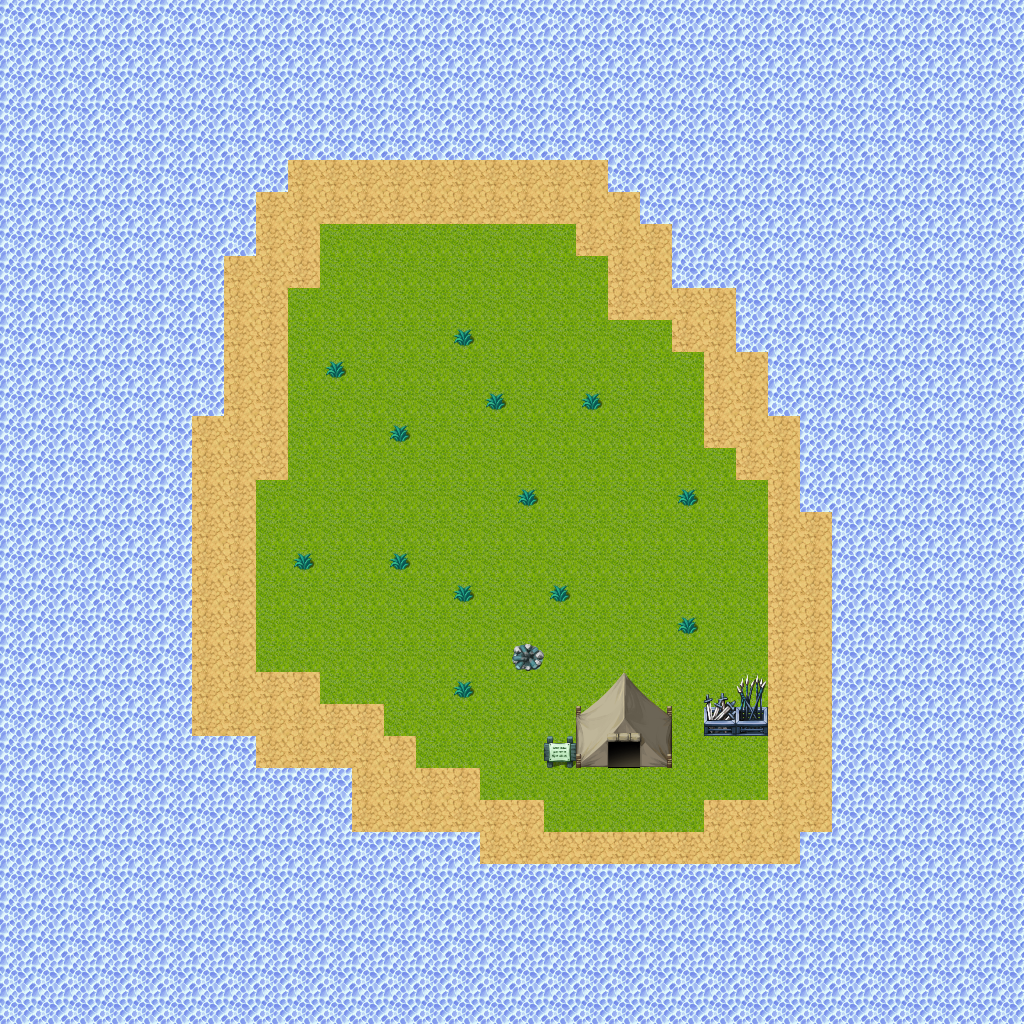

A level layout from a 2D game, rendered from its tile map. Below: a short description, then the map file with tile-grid data replaced by summaries:
An orthogonal 32x32 tile map with 32x32 px tiles, 4 tile layers (Terrain Layer, Decoration Layer, Collision Layer, Top Layer), 2 tilesets.

<map version="1.0" orientation="orthogonal" renderorder="right-up" width="32" height="32" tilewidth="32" tileheight="32" nextobjectid="1">
 <tileset firstgid="1" name="variousTiles" tilewidth="32" tileheight="32" tilecount="128">
  <image source="variousTiles.png" width="256" height="512" />
 </tileset>
 <tileset firstgid="129" name="treeTiles" tilewidth="32" tileheight="32" tilecount="256">
  <image source="treeTiles.png" width="512" height="512" />
 </tileset>
 <layer name="Terrain Layer" width="32" height="32">
  <data>[1024 cells, 1024 non-empty, 4 distinct tile ids]</data>
 </layer>
 <layer name="Decoration Layer" width="32" height="32">
  <data>[1024 cells, 14 non-empty, 2 distinct tile ids]</data>
 </layer>
 <layer name="Collision Layer" width="32" height="32">
  <data>[1024 cells, 96 non-empty, 9 distinct tile ids]</data>
 </layer>
 <layer name="Top Layer" width="32" height="32">
  <data>[1024 cells, 5 non-empty, 5 distinct tile ids]</data>
 </layer>
</map>
